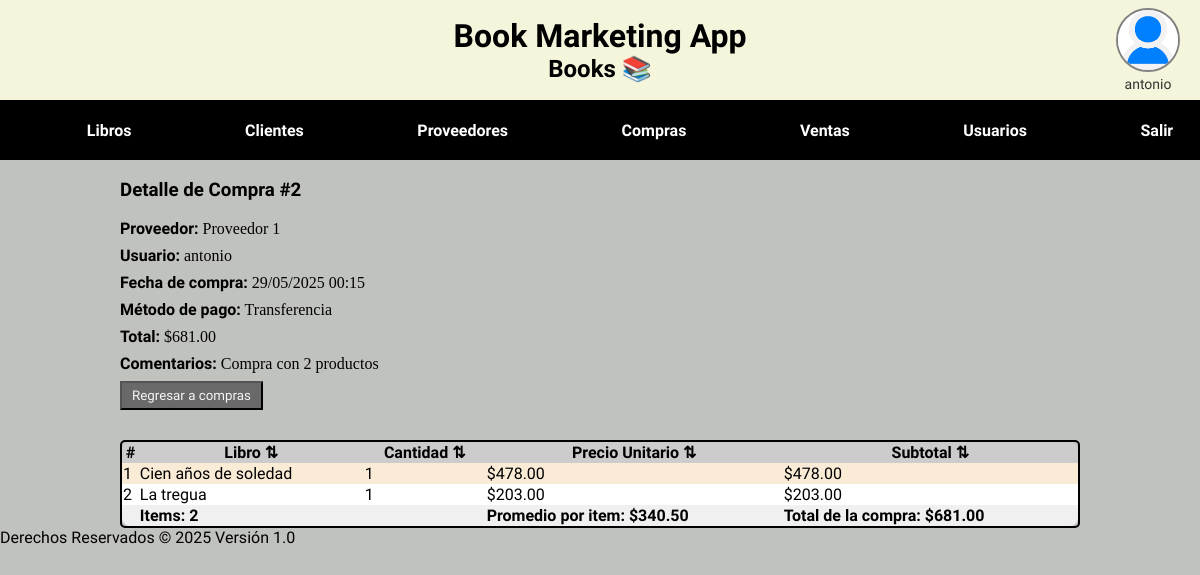
Screenshot of /base/index.php?op=46&id=2 (signed in) with the database file from the repository.
### tables this page shows
CREATE TABLE IF NOT EXISTS `compras` (
  `id` int NOT NULL AUTO_INCREMENT,
  `id_proveedor` int NOT NULL,
  `id_usuario` int NOT NULL,
  `fecha_compra` datetime NOT NULL,
  `total` decimal(12,2) NOT NULL,
  `id_metodo_pago` int DEFAULT NULL,
  `estado` enum('activo','cancelado') DEFAULT 'activo',
  `comentarios` text,
  PRIMARY KEY (`id`),
  KEY `id_proveedor` (`id_proveedor`),
  KEY `id_usuario` (`id_usuario`),
  KEY `id_metodo_pago` (`id_metodo_pago`)
);

CREATE TABLE IF NOT EXISTS `proveedores` (
  `id` int NOT NULL AUTO_INCREMENT,
  `nombre` varchar(100) NOT NULL,
  `numcelular` varchar(15) NOT NULL,
  `email` varchar(100) NOT NULL,
  `fecha_alta` date NOT NULL,
  `estado` enum('alto','bajo') NOT NULL DEFAULT 'alto',
  PRIMARY KEY (`id`)
);

CREATE TABLE IF NOT EXISTS `usuarios` (
  `id` int NOT NULL AUTO_INCREMENT,
  `username` varchar(100) NOT NULL,
  `nombre` varchar(100) NOT NULL,
  `password` varchar(100) NOT NULL,
  `foto` varchar(100) DEFAULT NULL,
  `estado` enum('alto','bajo') NOT NULL DEFAULT 'alto',
  PRIMARY KEY (`id`)
);

CREATE TABLE IF NOT EXISTS `metodos_pago` (
  `id` int NOT NULL AUTO_INCREMENT,
  `nombre` varchar(100) NOT NULL,
  `descripcion` text,
  `estado` enum('alto','bajo') NOT NULL DEFAULT 'alto',
  PRIMARY KEY (`id`),
  UNIQUE KEY `nombre` (`nombre`)
);

CREATE TABLE IF NOT EXISTS `detalle_compras` (
  `id` int NOT NULL AUTO_INCREMENT,
  `id_compra` int NOT NULL,
  `id_libro` int NOT NULL,
  `cantidad` int NOT NULL DEFAULT '1',
  `precio_unitario` decimal(10,2) NOT NULL,
  `subtotal` decimal(10,2) NOT NULL,
  `estado` enum('alto','bajo') DEFAULT 'alto',
  PRIMARY KEY (`id`),
  KEY `id_compra` (`id_compra`),
  KEY `id_libro` (`id_libro`)
);

CREATE TABLE IF NOT EXISTS `book` (
  `id` int NOT NULL AUTO_INCREMENT,
  `titulo` varchar(100) NOT NULL,
  `tipo` int NOT NULL DEFAULT '0',
  `paginas` smallint DEFAULT '0',
  `editorial` int NOT NULL,
  `isbn` varchar(20) DEFAULT NULL,
  `pais` int NOT NULL DEFAULT '1',
  `dimensiones` varchar(20) DEFAULT NULL,
  `idioma` int NOT NULL DEFAULT '1',
  `imagen_portada` varchar(100) DEFAULT NULL,
  `imagen_contraportada` varchar(100) DEFAULT NULL,
  `sobrecubierta` int NOT NULL DEFAULT '0',
  `pasta_dura` int NOT NULL DEFAULT '0',
  `resumen` varchar(500) NOT NULL,
  `stock` int NOT NULL DEFAULT '0',
  `precio` decimal(10,0) NOT NULL DEFAULT '0',
  `autor` int NOT NULL DEFAULT '1',
  `estado` enum('alto','bajo') DEFAULT 'alto',
  PRIMARY KEY (`id`),
  KEY `tipo` (`tipo`),
  KEY `editorial` (`editorial`),
  KEY `pais` (`pais`),
  KEY `idioma` (`idioma`),
  KEY `autor` (`autor`)
);

### base/bd.php (called while the page is built, shortened)
<?php
function bd_consulta($query)
{
	$hostname="localhost";
	$user="root";
	$password="";
	$bd="books";
	$connection = mysqli_connect($hostname, $user, $password,$bd);
    try{
	    $result = mysqli_query($connection, $query);
    }
    catch(mysqli_sql_exception $e){
        var_dump($e);
        exit;
    }
	return $result;
}
?>

### content/compras/detalles_compra.php (the view, shortened to what this page needs)
<?php
    $idCompra = isset($_GET['id']) ? (int)$_GET['id'] : 0;
    $consultaCompra =
    "SELECT c.id, c.fecha_compra, c.total, c.comentarios,
    p.nombre AS proveedor, u.nombre AS usuario,
    mp.nombre AS metodo_pago
    FROM compras c
    JOIN proveedores p ON c.id_proveedor = p.id
    JOIN usuarios u ON c.id_usuario = u.id
    LEFT JOIN metodos_pago mp ON c.id_metodo_pago = mp.id
    WHERE c.id = " . $idCompra . " AND c.estado = 'activo'";
    $resultCompra = bd_consulta($consultaCompra);
    $compra = mysqli_fetch_assoc($resultCompra);
    $consultaDetalles = "SELECT dc.id, dc.cantidad, dc.precio_unitario, dc.subtotal,
                               b.titulo, b.autor, b.isbn
                        FROM detalle_compras dc
                        INNER JOIN book b ON dc.id_libro = b.id
                        WHERE dc.id_compra = " . $idCompra . " AND dc.estado = 'alto'
                        ORDER BY dc.id";
    $resultDetalles = bd_consulta($consultaDetalles);
?>
<div class="detalle-compra-container">
    <h3>Detalle de Compra #<?= $compra['id'] ?></h3>
    <p><strong>Proveedor:</strong> <?= $compra['proveedor'] ?></p>
    <p><strong>Usuario:</strong> <?= $compra['usuario'] ?></p>
    <p><strong>Fecha de compra:</strong> <?= date('d/m/Y H:i', strtotime($compra['fecha_compra'])) ?></p>
    <p><strong>Método de pago:</strong> <?= $compra['metodo_pago'] ?: 'N/A' ?></p>
    <p><strong>Total:</strong> $<?= number_format($compra['total'], 2) ?></p>
    <?php if (!empty($compra['comentarios'])): ?>
    <p><strong>Comentarios:</strong> <?= htmlspecialchars($compra['comentarios']) ?></p>
    <?php endif; ?>
    <a href="../base/index.php?op=40">
        <button>Regresar a compras</button>
    </a>
</div>
<table>
    <tr>
        <th>#</th>
        <th id="libro" style="cursor:pointer">Libro <span id="flechaLibro">⇅</span></th>
        <th id="cantidad" style="cursor:pointer">Cantidad <span id="flechaCantidad">⇅</span></th>
        <th id="precioUnitario" style="cursor:pointer">Precio Unitario <span id="flechaPrecioUnitario">⇅</span></th>
        <th id="subtotal" style="cursor:pointer">Subtotal <span id="flechaSubtotal">⇅</span></th>
    </tr>
    <?php
    $i = 0;
    if (mysqli_num_rows($resultDetalles) > 0) {
        while ($row = mysqli_fetch_assoc($resultDetalles)) {
            $i++;
    ?>
    <tr>
        <td><?= $i ?></td>
        <td><?= htmlspecialchars($row['titulo']) ?></td>
        <td><?= $row['cantidad'] ?></td>
        <td>$<?= number_format($row['precio_unitario'], 2) ?></td>
        <td class="subtotal">$<?= number_format($row['subtotal'], 2) ?></td>
    </tr>
    <?php
        }
    } else {
    ?>
    <tr>
        <td colspan="5" style="text-align: center;">No se encontraron detalles para esta compra.</td>
    </tr>
    <?php } ?>
    <tr style="background-color: #f0f0f0; font-weight: bold;">
        <td></td>
        <td id="totalRegistros">Items: <?= $i ?></td>
        <td></td>
        <td id="promedioSubtotales">Promedio por item: $0.00</td>
        <td id="totalSubtotales">Total de la compra: $0.00</td>
    </tr>
</table>

### css/base.css (style rules this page uses)
a { color: inherit; text-decoration: none; }
* { font-family: 'Jacques Francois', sans-serif; }
body { font-family: 'Jacques Francois', sans-serif; margin: 0; font-weight: 400; font-style: normal; padding: 0; background-color: #c0c2bd; }
button { margin-right: 1%; color: whitesmoke; padding: 5px 10px; background-color: dimgray; cursor: pointer; }

### css/listings.css (style rules this page uses)
table { width: 80%; margin-left: 10%; border: solid 2px; border-collapse: separate; border-radius: 5px; font-family: serif; border-spacing: 0; }
tr:first-child { background-color: #CCCCCC; }
tr:first-child th:first-child { border-top-left-radius: 8px; }
tr:first-child th:last-child { border-top-right-radius: 8px; }
tr:nth-child(odd):not(tr:first-child) { background-color: #FFFFFF; }
tr:nth-child(even) { background-color: antiquewhite; }
tr:last-child td:first-child { border-bottom-left-radius: 8px; }
tr:last-child td:last-child { border-bottom-right-radius: 8px; }

### content/compras/detalles_compra.php (style rules this page uses)
.detalle-compra-container { width: 80%; margin-left: 10%; margin-bottom: 30px; }
.detalle-compra-container p { margin: 8px 0; font-family: serif; }

### rows the page displays
compras: id "2", id_proveedor.nombre "Proveedor 1", id_usuario.nombre "antonio", fecha_compra "29/05/2025 00:15", id_metodo_pago.nombre "Transferencia", total "681.00", comentarios "Compra con 2 productos"
detalle_compras: id_libro.titulo "Cien años de soledad", cantidad "1", precio_unitario "478.00", subtotal "478.00"
detalle_compras: id_libro.titulo "La tregua", cantidad "1", precio_unitario "203.00", subtotal "203.00"

### other values shown
$user_nombre "antonio"
$i "2"
